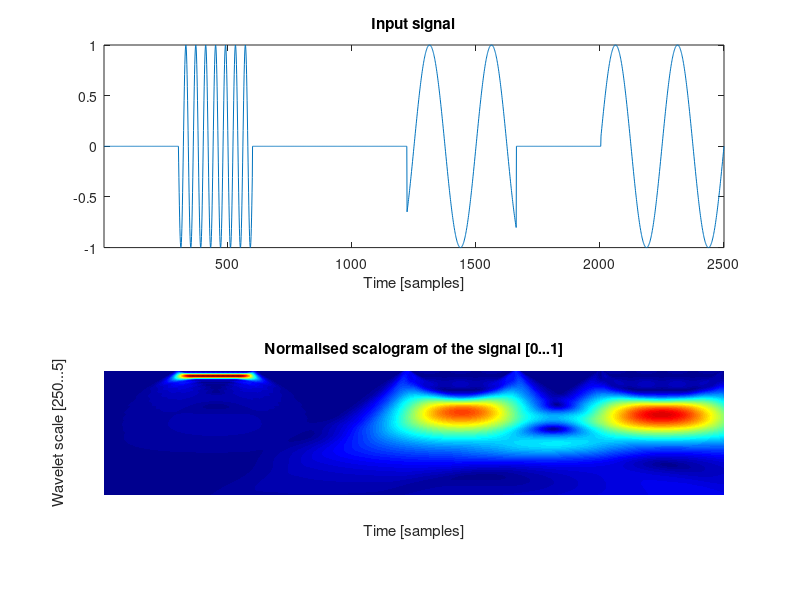

This figure's MATLAB source:
%Very crude continuous wavelet transform. A few years ago I tried to understand the
%literature, and this code is the result of that process. There are a lot
%of things I didn't figure out in the end, but the code seems to work.
%Big thanks to Stuart Baker and Stefane Aguiar at Newcastle University for helping me with this!

%This primitive wavelet transform is ideal for low-grade microcontrollers,
%where you have to check for the presence of a known signal.
%It also may be useful for time-frequency analysis, where FFT would fail.

%This does not require any external libraries, and works with both Matlab
%and octave.
clear all;
close all;
clc;

%% general conditions
sampling_rate = 1000; %Hz
signal_length = 2.5; %seconds
%% generate my test signal
sampling_period = 1/sampling_rate;
time = (0:sampling_period:signal_length);
%This is my test signal:
a1 = 1; %relative amplitude of signal 1.
f1 = 25; %relative freqency of signal 1. Hz.
onset1 = 0.3 * sampling_rate; %This is the onset time for the first signal.
a2 = 1; %relative amplitude of signal 2.
f2 = 4; %relative frequency of signal 2. Hz.
onset2 = 1.222 * sampling_rate; %Second signal's onset.
component1 = a1*sin(2*pi*f1*time); %define signals


component1(1:onset1) = 0; %Make sure the signal is only starting at the specified time.
component2 = a2*sin(2*pi*f2*time);


component2(1:onset2) = 0; %Make sure the signal is only starting at the specified time.

%Add some extra chopoffs, totally arbitrarily.
component1(600:2000) = 0;
component1(1800:sampling_rate * signal_length) = 0;

component2(1664:2004) = 0; %Add chopoff in component 2.

test_signal = component1 + component2;


%% Generate scale range and loop the whole lot through it.
%TODO: NEED TO FIGURE OUT HOW THE SCALES RELATE TO FREQUENCY!!!!!!
low_freq_limit = 1; %Hz.
high_freq_limit = 50; %Hz
%resolution = (high_freq_limit - low_freq_limit); %This is 1 Hz per line.
resolution = 500; %how fine each line should be.
base_wavelet_length = 4; %4 seems to work the best. Probably will need to change with the wavelet.
wavelet_natural_frequency = sampling_rate/base_wavelet_length; %As our wavelet is made up from many samples, scale = 1 is this frequency.
highest_wavelet_scale = wavelet_natural_frequency / low_freq_limit; % Low frequency -> high scale
lowest_wavelet_scale = wavelet_natural_frequency / high_freq_limit; % High frequency -> low scale


if(lowest_wavelet_scale < 1)
    error('Highest frequency limit can''t be more than the natural frequency of the wavelet!')
end
scale_range = linspace(lowest_wavelet_scale, highest_wavelet_scale, resolution); %Standard linear scale. Frequency output is NOT linear.


%% Do the actual transform.
for(i = 1:resolution)
    %% create the wavelet.
    wavelet_scale = scale_range(i);  
    
    wavelet_time = linspace(-base_wavelet_length/2, base_wavelet_length/2, wavelet_scale*(base_wavelet_length*2));
    %shannon_wavelet = sinc(wavelet_time ./ 2) .* cos((3*pi*wavelet_time) ./ 2);
    wavelet_real = sinc(wavelet_time ./ 2) .* cos((3*pi*wavelet_time) ./ 2); %This is the Shannon wavelet, real bit.
    wavelet_imag = sinc(wavelet_time ./ 2) .* cos((3*pi*wavelet_time) ./ 2 + pi/2); %This is the Shannon wavelet, imagniary bit, effectively phase-shifted.
    
    %Amplify the wavelet with 1/(scale).
    %Basically, the longer the wavelet, the smaller it needs to be to
    %maintain the same energy.
    wavelet_real = wavelet_real .* (1/(wavelet_scale));
    wavelet_imag = wavelet_imag .* (1/(wavelet_scale));


    %% Apply wavelet transform by convolving the scale with the original signal

    raw_output_real = conv(test_signal, wavelet_real, 'same'); %This signal is AC, and the offsets are compensated for.
    %rectified_output = abs(raw_output_real); %This just takes the real numbers into account.
    %Do the same with the complex numbers too.
    raw_output_imag = conv(test_signal, wavelet_imag, 'same'); %This signal is AC, and the offsets are compensated for.
    rectified_output = sqrt(raw_output_real .^2 + raw_output_imag .^2); %This signal has no negative values any more. This calculates the magnitudes.

    rectified_image(i, :) = (rectified_output); %assemble the rectified output as an image.
end
%normalising the image between 0 and 1.
%For visualisation only!
normalised_image = rectified_image / max(max(rectified_image));

%% Plot.
subplot(2, 1, 1)
plot(test_signal);
title('Input signal');
xlabel('Time [samples]')
axis tight;
subplot(2, 1, 2)
imshow(normalised_image, 'DisplayRange', [0, 1]);
title('Normalised scalogram of the signal [0...1]')
colormap(gca, 'jet')
xlabel('Time [samples]')
ylabel(sprintf('Wavelet scale [%d...%d]', highest_wavelet_scale, lowest_wavelet_scale));

% NOTE: The scalogram does not actually have information about the spectral
% components of the signal, rather, it has information about the energy of
% the scaled wavelet. If you chose your wavelet wisely, you can use it for
% time-frequency analyisis. But that's just one of many applications.